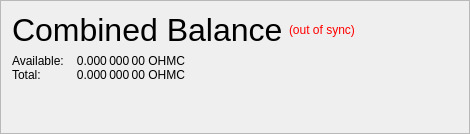
                   <widget class="QFrame" name="frame_CombinedBalances">
                    <property name="minimumSize">
                     <size>
                      <width>470</width>
                      <height>0</height>
                     </size>
                    </property>
                    <property name="frameShape">
                     <enum>QFrame::StyledPanel</enum>
                    </property>
                    <property name="frameShadow">
                     <enum>QFrame::Raised</enum>
                    </property>
                    <layout class="QVBoxLayout" name="verticalLayout_5">
                     <property name="spacing">
                      <number>6</number>
                     </property>
                     <property name="sizeConstraint">
                      <enum>QLayout::SetNoConstraint</enum>
                     </property>
                     <item>
                      <layout class="QHBoxLayout" name="horizontalLayout_5" stretch="0,0,0">
                       <item>
                        <widget class="QLabel" name="label_5z">
                         <property name="minimumSize">
                          <size>
                           <width>0</width>
                           <height>20</height>
                          </size>
                         </property>
                         <property name="font">
                          <font>
                           <pointsize>24</pointsize>
                           <weight>50</weight>
                           <bold>false</bold>
                          </font>
                         </property>
                         <property name="toolTip">
                          <string>Combined Balance (including unconfirmed and immature coins)</string>
                         </property>
                         <property name="text">
                          <string>Combined Balance</string>
                         </property>
                        </widget>
                       </item>
                       <item>
                        <widget class="QLabel" name="labelWalletStatus">
                         <property name="cursor">
                          <cursorShape>WhatsThisCursor</cursorShape>
                         </property>
                         <property name="toolTip">
                          <string>The displayed information may be out of date. Your wallet automatically synchronizes with the Ohmcoin network after a connection is established, but this process has not completed yet.</string>
                         </property>
                         <property name="styleSheet">
                          <string notr="true">QLabel { color: red; }</string>
                         </property>
                         <property name="text">
                          <string notr="true">(out of sync)</string>
                         </property>
                         <property name="alignment">
                          <set>Qt::AlignLeading|Qt::AlignLeft|Qt::AlignVCenter</set>
                         </property>
                        </widget>
                       </item>
                       <item>
                        <spacer name="horizontalSpacer_1">
                         <property name="orientation">
                          <enum>Qt::Horizontal</enum>
                         </property>
                         <property name="sizeHint" stdset="0">
                          <size>
                           <width>40</width>
                           <height>20</height>
                          </size>
                         </property>
                        </spacer>
                       </item>
                      </layout>
                     </item>
                     <item>
                      <layout class="QGridLayout" name="gridLayout_3">
                       <property name="horizontalSpacing">
                        <number>12</number>
                       </property>
                       <property name="verticalSpacing">
                        <number>0</number>
                       </property>
                       <item row="1" column="0">
                        <widget class="QLabel" name="labelBalanceTextz">
                         <property name="text">
                          <string>Available:</string>
                         </property>
                        </widget>
                       </item>
                       <item row="1" column="1">
                        <widget class="QLabel" name="labelBalancez">
                         <property name="font">
                          <font>
                           <weight>50</weight>
                           <bold>false</bold>
                          </font>
                         </property>
                         <property name="cursor">
                          <cursorShape>IBeamCursor</cursorShape>
                         </property>
                         <property name="toolTip">
                          <string>Your current spendable balance</string>
                         </property>
                         <property name="text">
                          <string notr="true">0.000 000 00 OHMC</string>
                         </property>
                         <property name="alignment">
                          <set>Qt::AlignRight|Qt::AlignTrailing|Qt::AlignVCenter</set>
                         </property>
                         <property name="textInteractionFlags">
                          <set>Qt::LinksAccessibleByMouse|Qt::TextSelectableByKeyboard|Qt::TextSelectableByMouse</set>
                         </property>
                        </widget>
                       </item>
                       <item row="2" column="0">
                        <widget class="QLabel" name="labelTotalTextz">
                         <property name="text">
                          <string>Total:</string>
                         </property>
                        </widget>
                       </item>
                       <item row="2" column="1">
                        <widget class="QLabel" name="labelTotalz">
                         <property name="font">
                          <font>
                           <weight>50</weight>
                           <bold>false</bold>
                          </font>
                         </property>
                         <property name="cursor">
                          <cursorShape>IBeamCursor</cursorShape>
                         </property>
                         <property name="toolTip">
                          <string>Total Balance, including all unavailable coins.</string>
                         </property>
                         <property name="text">
                          <string notr="true">0.000 000 00 OHMC</string>
                         </property>
                         <property name="alignment">
                          <set>Qt::AlignRight|Qt::AlignTrailing|Qt::AlignVCenter</set>
                         </property>
                         <property name="textInteractionFlags">
                          <set>Qt::LinksAccessibleByMouse|Qt::TextSelectableByKeyboard|Qt::TextSelectableByMouse</set>
                         </property>
                        </widget>
                       </item>
                       <item row="2" column="3">
                        <spacer name="horizontalSpacer_2">
                         <property name="orientation">
                          <enum>Qt::Horizontal</enum>
                         </property>
                         <property name="sizeHint" stdset="0">
                          <size>
                           <width>40</width>
                           <height>0</height>
                          </size>
                         </property>
                        </spacer>
                       </item>
                      </layout>
                     </item>
                     <item>
                      <spacer name="verticalSpacer_1">
                       <property name="orientation">
                        <enum>Qt::Vertical</enum>
                       </property>
                       <property name="sizeHint" stdset="0">
                        <size>
                         <width>20</width>
                         <height>40</height>
                        </size>
                       </property>
                      </spacer>
                     </item>
                    </layout>
                   </widget>
